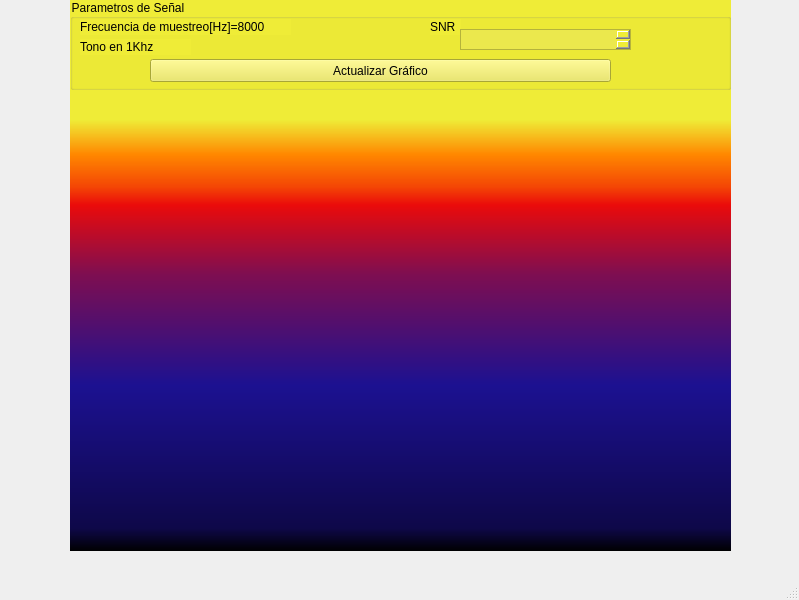
<?xml version="1.0" encoding="UTF-8"?>
<ui version="4.0">
 <class>MainWindow</class>
 <widget class="QMainWindow" name="MainWindow">
  <property name="geometry">
   <rect>
    <x>0</x>
    <y>0</y>
    <width>799</width>
    <height>600</height>
   </rect>
  </property>
  <property name="windowTitle">
   <string>MainWindow</string>
  </property>
  <widget class="QWidget" name="centralwidget">
   <widget class="QWidget" name="widget" native="true">
    <property name="geometry">
     <rect>
      <x>70</x>
      <y>90</y>
      <width>661</width>
      <height>461</height>
     </rect>
    </property>
    <property name="styleSheet">
     <string notr="true">background-color: qlineargradient(spread:pad, x1:0, y1:1, x2:0, y2:0, stop:0 rgba(0, 0, 0, 255), stop:0.05 rgba(14, 8, 73, 255), stop:0.36 rgba(28, 17, 145, 255), stop:0.6 rgba(126, 14, 81, 255), stop:0.75 rgba(234, 11, 11, 255), stop:0.79 rgba(244, 70, 5, 255), stop:0.86 rgba(255, 136, 0, 255), stop:0.935 rgba(239, 236, 55, 255));</string>
    </property>
   </widget>
   <widget class="QGroupBox" name="groupBox">
    <property name="enabled">
     <bool>true</bool>
    </property>
    <property name="geometry">
     <rect>
      <x>70</x>
      <y>-1</y>
      <width>661</width>
      <height>91</height>
     </rect>
    </property>
    <property name="styleSheet">
     <string notr="true">background-color: rgb(239, 236, 55);</string>
    </property>
    <property name="title">
     <string>Parametros de Señal</string>
    </property>
    <widget class="QLabel" name="label">
     <property name="geometry">
      <rect>
       <x>360</x>
       <y>20</y>
       <width>31</width>
       <height>16</height>
      </rect>
     </property>
     <property name="text">
      <string>SNR</string>
     </property>
    </widget>
    <widget class="QLabel" name="label_2">
     <property name="geometry">
      <rect>
       <x>10</x>
       <y>20</y>
       <width>211</width>
       <height>16</height>
      </rect>
     </property>
     <property name="text">
      <string>Frecuencia de muestreo[Hz]=8000</string>
     </property>
    </widget>
    <widget class="QTextEdit" name="textEdit_SNR">
     <property name="geometry">
      <rect>
       <x>390</x>
       <y>30</y>
       <width>171</width>
       <height>21</height>
      </rect>
     </property>
     <property name="styleSheet">
      <string notr="true">background-color: rgb(235, 232, 77);
color:rgb(0, 0, 0);</string>
     </property>
    </widget>
    <widget class="QPushButton" name="pushButton_Actualizar">
     <property name="geometry">
      <rect>
       <x>80</x>
       <y>60</y>
       <width>461</width>
       <height>23</height>
      </rect>
     </property>
     <property name="styleSheet">
      <string notr="true">background-color: rgb(235, 232, 77);
color: rgb(0, 0, 0);</string>
     </property>
     <property name="text">
      <string>Actualizar Gráfico</string>
     </property>
    </widget>
    <widget class="QLabel" name="label_3">
     <property name="geometry">
      <rect>
       <x>10</x>
       <y>40</y>
       <width>111</width>
       <height>16</height>
      </rect>
     </property>
     <property name="text">
      <string>Tono en 1Khz</string>
     </property>
    </widget>
   </widget>
  </widget>
  <widget class="QMenuBar" name="menubar">
   <property name="geometry">
    <rect>
     <x>0</x>
     <y>0</y>
     <width>799</width>
     <height>20</height>
    </rect>
   </property>
  </widget>
  <widget class="QStatusBar" name="statusbar"/>
 </widget>
 <resources/>
 <connections/>
</ui>
